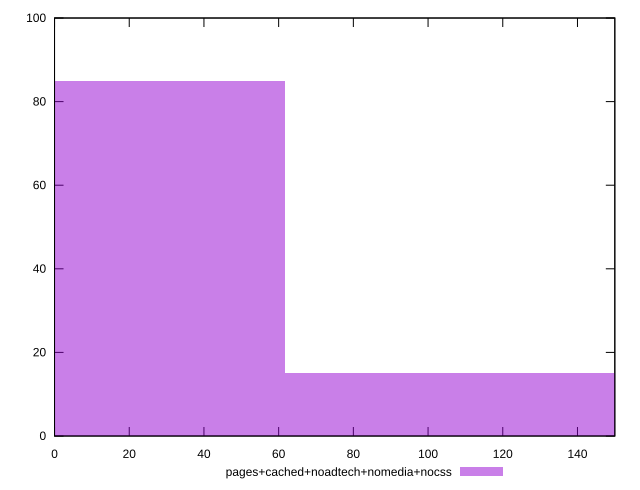

This figure's gnuplot source:
reset

$pagesCachedNoadtechNomediaNocss <<EOF
0 85
123.17067344521567 15
EOF

set key outside below
set boxwidth 123.17067344521567
set xrange [0:150]
set yrange [0:100]
set trange [0:100]
set style fill transparent solid 0.5 noborder
set terminal svg size 640, 490 enhanced background rgb 'white'
set output "report_00019_2021-02-10T18-14-37.922Z//unminified-javascript/comparison/histogram/4_vs_5.svg"

plot $pagesCachedNoadtechNomediaNocss title "pages+cached+noadtech+nomedia+nocss" with boxes

reset
